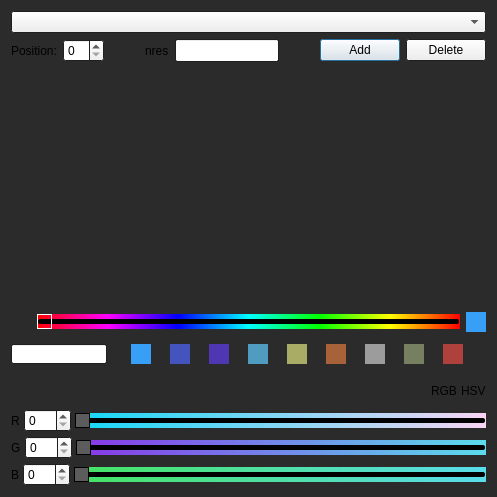
<?xml version="1.0" encoding="UTF-8"?>
<ui version="4.0">
 <class>HeatMapEditor</class>
 <widget class="QDialog" name="HeatMapEditor">
  <property name="geometry">
   <rect>
    <x>0</x>
    <y>0</y>
    <width>497</width>
    <height>497</height>
   </rect>
  </property>
  <property name="palette">
   <palette>
    <active>
     <colorrole role="Base">
      <brush brushstyle="SolidPattern">
       <color alpha="255">
        <red>255</red>
        <green>255</green>
        <blue>255</blue>
       </color>
      </brush>
     </colorrole>
     <colorrole role="Window">
      <brush brushstyle="SolidPattern">
       <color alpha="255">
        <red>43</red>
        <green>43</green>
        <blue>43</blue>
       </color>
      </brush>
     </colorrole>
    </active>
    <inactive>
     <colorrole role="Base">
      <brush brushstyle="SolidPattern">
       <color alpha="255">
        <red>255</red>
        <green>255</green>
        <blue>255</blue>
       </color>
      </brush>
     </colorrole>
     <colorrole role="Window">
      <brush brushstyle="SolidPattern">
       <color alpha="255">
        <red>43</red>
        <green>43</green>
        <blue>43</blue>
       </color>
      </brush>
     </colorrole>
    </inactive>
    <disabled>
     <colorrole role="Base">
      <brush brushstyle="SolidPattern">
       <color alpha="255">
        <red>43</red>
        <green>43</green>
        <blue>43</blue>
       </color>
      </brush>
     </colorrole>
     <colorrole role="Window">
      <brush brushstyle="SolidPattern">
       <color alpha="255">
        <red>43</red>
        <green>43</green>
        <blue>43</blue>
       </color>
      </brush>
     </colorrole>
    </disabled>
   </palette>
  </property>
  <property name="windowTitle">
   <string>Heatmap Editor</string>
  </property>
  <property name="autoFillBackground">
   <bool>true</bool>
  </property>
  <layout class="QVBoxLayout" name="verticalLayout_2">
   <item>
    <layout class="QVBoxLayout" name="verticalLayout">
     <property name="spacing">
      <number>6</number>
     </property>
     <property name="sizeConstraint">
      <enum>QLayout::SetFixedSize</enum>
     </property>
     <property name="leftMargin">
      <number>0</number>
     </property>
     <property name="rightMargin">
      <number>0</number>
     </property>
     <item>
      <widget class="QComboBox" name="cbPreset"/>
     </item>
     <item>
      <layout class="QHBoxLayout" name="horizontalLayout">
       <item>
        <widget class="QLabel" name="lblPosition">
         <property name="text">
          <string>Position:</string>
         </property>
        </widget>
       </item>
       <item>
        <widget class="QSpinBox" name="spPosition">
         <property name="sizePolicy">
          <sizepolicy hsizetype="Minimum" vsizetype="Preferred">
           <horstretch>0</horstretch>
           <verstretch>0</verstretch>
          </sizepolicy>
         </property>
         <property name="minimumSize">
          <size>
           <width>0</width>
           <height>0</height>
          </size>
         </property>
         <property name="maximumSize">
          <size>
           <width>16777215</width>
           <height>16777215</height>
          </size>
         </property>
         <property name="styleSheet">
          <string notr="true"/>
         </property>
        </widget>
       </item>
       <item>
        <spacer name="horizontalSpacer_3">
         <property name="orientation">
          <enum>Qt::Horizontal</enum>
         </property>
         <property name="sizeType">
          <enum>QSizePolicy::Expanding</enum>
         </property>
         <property name="sizeHint" stdset="0">
          <size>
           <width>40</width>
           <height>20</height>
          </size>
         </property>
        </spacer>
       </item>
       <item>
        <widget class="QLabel" name="label">
         <property name="text">
          <string>nres</string>
         </property>
        </widget>
       </item>
       <item>
        <widget class="QLineEdit" name="m_nresLineEdit">
         <property name="sizePolicy">
          <sizepolicy hsizetype="Expanding" vsizetype="Preferred">
           <horstretch>0</horstretch>
           <verstretch>0</verstretch>
          </sizepolicy>
         </property>
        </widget>
       </item>
       <item>
        <spacer name="horizontalSpacer">
         <property name="orientation">
          <enum>Qt::Horizontal</enum>
         </property>
         <property name="sizeHint" stdset="0">
          <size>
           <width>40</width>
           <height>20</height>
          </size>
         </property>
        </spacer>
       </item>
       <item>
        <widget class="QPushButton" name="btnAdd">
         <property name="sizePolicy">
          <sizepolicy hsizetype="Minimum" vsizetype="Fixed">
           <horstretch>0</horstretch>
           <verstretch>0</verstretch>
          </sizepolicy>
         </property>
         <property name="minimumSize">
          <size>
           <width>0</width>
           <height>0</height>
          </size>
         </property>
         <property name="maximumSize">
          <size>
           <width>16777215</width>
           <height>16777215</height>
          </size>
         </property>
         <property name="styleSheet">
          <string notr="true"/>
         </property>
         <property name="text">
          <string>Add</string>
         </property>
        </widget>
       </item>
       <item>
        <widget class="QPushButton" name="btnDelete">
         <property name="minimumSize">
          <size>
           <width>0</width>
           <height>0</height>
          </size>
         </property>
         <property name="styleSheet">
          <string notr="true"/>
         </property>
         <property name="text">
          <string>Delete</string>
         </property>
        </widget>
       </item>
      </layout>
     </item>
     <item>
      <widget class="ZenoRampBar" name="rampBarView" native="true">
       <property name="sizePolicy">
        <sizepolicy hsizetype="Expanding" vsizetype="Fixed">
         <horstretch>0</horstretch>
         <verstretch>0</verstretch>
        </sizepolicy>
       </property>
       <property name="minimumSize">
        <size>
         <width>0</width>
         <height>32</height>
        </size>
       </property>
       <property name="maximumSize">
        <size>
         <width>16777215</width>
         <height>32</height>
        </size>
       </property>
       <property name="lineWidth" stdset="0">
        <number>1</number>
       </property>
      </widget>
     </item>
     <item>
      <widget class="SVColorView" name="hvColorView" native="true">
       <property name="minimumSize">
        <size>
         <width>0</width>
         <height>200</height>
        </size>
       </property>
       <property name="maximumSize">
        <size>
         <width>16777215</width>
         <height>200</height>
        </size>
       </property>
      </widget>
     </item>
     <item>
      <layout class="QHBoxLayout" name="horizontalLayout_2">
       <item>
        <widget class="QLabel" name="colorPicker">
         <property name="sizePolicy">
          <sizepolicy hsizetype="Fixed" vsizetype="Fixed">
           <horstretch>0</horstretch>
           <verstretch>0</verstretch>
          </sizepolicy>
         </property>
         <property name="minimumSize">
          <size>
           <width>20</width>
           <height>20</height>
          </size>
         </property>
         <property name="maximumSize">
          <size>
           <width>20</width>
           <height>20</height>
          </size>
         </property>
         <property name="styleSheet">
          <string notr="true">image: url(&quot;:/icons/ic_color-picker.svg&quot;);</string>
         </property>
         <property name="text">
          <string/>
         </property>
        </widget>
       </item>
       <item>
        <widget class="ZenoColorsSlider" name="hueSlider">
         <property name="styleSheet">
          <string notr="true">QSlider {
background-color: qlineargradient(spread:pad, x1:1, y1:0, x2:0, y2:0, stop:0 rgba(255, 0, 0, 255), stop:0.166 rgba(255, 255, 0, 255), stop:0.333 rgba(0, 255, 0, 255), stop:0.5 rgba(0, 255, 255, 255), stop:0.666 rgba(0, 0, 255, 255), stop:0.833 rgba(255, 0, 255, 255), stop:1 rgba(255, 0, 0, 255));
}

QSlider::handle:horizontal {
    background: transparent;
    border: 1px solid #ffffff;
    width: 4px;
    /*margin: -2px 0;  handle is placed by default on the contents rect of the groove. Expand outside the groove */
}</string>
         </property>
         <property name="maximum">
          <number>360</number>
         </property>
         <property name="orientation">
          <enum>Qt::Horizontal</enum>
         </property>
        </widget>
       </item>
       <item>
        <widget class="QWidget" name="colorWid" native="true">
         <property name="sizePolicy">
          <sizepolicy hsizetype="Fixed" vsizetype="Fixed">
           <horstretch>0</horstretch>
           <verstretch>0</verstretch>
          </sizepolicy>
         </property>
         <property name="minimumSize">
          <size>
           <width>20</width>
           <height>20</height>
          </size>
         </property>
         <property name="maximumSize">
          <size>
           <width>20</width>
           <height>20</height>
          </size>
         </property>
         <property name="styleSheet">
          <string notr="true">background: #37A0F6;</string>
         </property>
        </widget>
       </item>
      </layout>
     </item>
     <item>
      <layout class="QHBoxLayout" name="horizontalLayout_3">
       <property name="topMargin">
        <number>6</number>
       </property>
       <property name="bottomMargin">
        <number>6</number>
       </property>
       <item>
        <widget class="QLineEdit" name="clrHex">
         <property name="sizePolicy">
          <sizepolicy hsizetype="Fixed" vsizetype="Fixed">
           <horstretch>0</horstretch>
           <verstretch>0</verstretch>
          </sizepolicy>
         </property>
         <property name="minimumSize">
          <size>
           <width>96</width>
           <height>20</height>
          </size>
         </property>
         <property name="maximumSize">
          <size>
           <width>64</width>
           <height>28</height>
          </size>
         </property>
        </widget>
       </item>
       <item>
        <widget class="QWidget" name="recentColors" native="true">
         <property name="sizePolicy">
          <sizepolicy hsizetype="Preferred" vsizetype="Fixed">
           <horstretch>0</horstretch>
           <verstretch>0</verstretch>
          </sizepolicy>
         </property>
         <layout class="QHBoxLayout" name="horizontalLayout_10">
          <property name="spacing">
           <number>1</number>
          </property>
          <property name="leftMargin">
           <number>0</number>
          </property>
          <property name="topMargin">
           <number>0</number>
          </property>
          <property name="rightMargin">
           <number>0</number>
          </property>
          <property name="bottomMargin">
           <number>0</number>
          </property>
          <item>
           <widget class="QWidget" name="recClr1" native="true">
            <property name="sizePolicy">
             <sizepolicy hsizetype="Fixed" vsizetype="Fixed">
              <horstretch>0</horstretch>
              <verstretch>0</verstretch>
             </sizepolicy>
            </property>
            <property name="minimumSize">
             <size>
              <width>20</width>
              <height>20</height>
             </size>
            </property>
            <property name="maximumSize">
             <size>
              <width>16777215</width>
              <height>16777215</height>
             </size>
            </property>
            <property name="styleSheet">
             <string notr="true">background: #37A0F6;</string>
            </property>
           </widget>
          </item>
          <item>
           <widget class="QWidget" name="recClr2" native="true">
            <property name="sizePolicy">
             <sizepolicy hsizetype="Fixed" vsizetype="Fixed">
              <horstretch>0</horstretch>
              <verstretch>0</verstretch>
             </sizepolicy>
            </property>
            <property name="minimumSize">
             <size>
              <width>20</width>
              <height>20</height>
             </size>
            </property>
            <property name="maximumSize">
             <size>
              <width>16777215</width>
              <height>16777215</height>
             </size>
            </property>
            <property name="styleSheet">
             <string notr="true">background: rgb(68,84,190);</string>
            </property>
           </widget>
          </item>
          <item>
           <widget class="QWidget" name="recClr3" native="true">
            <property name="sizePolicy">
             <sizepolicy hsizetype="Fixed" vsizetype="Fixed">
              <horstretch>0</horstretch>
              <verstretch>0</verstretch>
             </sizepolicy>
            </property>
            <property name="minimumSize">
             <size>
              <width>20</width>
              <height>20</height>
             </size>
            </property>
            <property name="maximumSize">
             <size>
              <width>16777215</width>
              <height>16777215</height>
             </size>
            </property>
            <property name="styleSheet">
             <string notr="true">background: rgb(79,55,180);</string>
            </property>
           </widget>
          </item>
          <item>
           <widget class="QWidget" name="recClr4" native="true">
            <property name="sizePolicy">
             <sizepolicy hsizetype="Fixed" vsizetype="Fixed">
              <horstretch>0</horstretch>
              <verstretch>0</verstretch>
             </sizepolicy>
            </property>
            <property name="minimumSize">
             <size>
              <width>20</width>
              <height>20</height>
             </size>
            </property>
            <property name="maximumSize">
             <size>
              <width>16777215</width>
              <height>16777215</height>
             </size>
            </property>
            <property name="styleSheet">
             <string notr="true">background: rgb(79,156,192);</string>
            </property>
           </widget>
          </item>
          <item>
           <widget class="QWidget" name="recClr5" native="true">
            <property name="sizePolicy">
             <sizepolicy hsizetype="Fixed" vsizetype="Fixed">
              <horstretch>0</horstretch>
              <verstretch>0</verstretch>
             </sizepolicy>
            </property>
            <property name="minimumSize">
             <size>
              <width>20</width>
              <height>20</height>
             </size>
            </property>
            <property name="maximumSize">
             <size>
              <width>16777215</width>
              <height>16777215</height>
             </size>
            </property>
            <property name="styleSheet">
             <string notr="true">background: rgb(169,172,100);</string>
            </property>
           </widget>
          </item>
          <item>
           <widget class="QWidget" name="recClr6" native="true">
            <property name="sizePolicy">
             <sizepolicy hsizetype="Fixed" vsizetype="Fixed">
              <horstretch>0</horstretch>
              <verstretch>0</verstretch>
             </sizepolicy>
            </property>
            <property name="minimumSize">
             <size>
              <width>20</width>
              <height>20</height>
             </size>
            </property>
            <property name="maximumSize">
             <size>
              <width>16777215</width>
              <height>16777215</height>
             </size>
            </property>
            <property name="styleSheet">
             <string notr="true">background: rgb(168,98,57);</string>
            </property>
           </widget>
          </item>
          <item>
           <widget class="QWidget" name="recClr7" native="true">
            <property name="sizePolicy">
             <sizepolicy hsizetype="Fixed" vsizetype="Fixed">
              <horstretch>0</horstretch>
              <verstretch>0</verstretch>
             </sizepolicy>
            </property>
            <property name="minimumSize">
             <size>
              <width>20</width>
              <height>20</height>
             </size>
            </property>
            <property name="maximumSize">
             <size>
              <width>16777215</width>
              <height>16777215</height>
             </size>
            </property>
            <property name="styleSheet">
             <string notr="true">background: rgb(156,156,156);</string>
            </property>
           </widget>
          </item>
          <item>
           <widget class="QWidget" name="recClr8" native="true">
            <property name="sizePolicy">
             <sizepolicy hsizetype="Fixed" vsizetype="Fixed">
              <horstretch>0</horstretch>
              <verstretch>0</verstretch>
             </sizepolicy>
            </property>
            <property name="minimumSize">
             <size>
              <width>20</width>
              <height>20</height>
             </size>
            </property>
            <property name="maximumSize">
             <size>
              <width>16777215</width>
              <height>16777215</height>
             </size>
            </property>
            <property name="styleSheet">
             <string notr="true">background: rgb(119,127,97);</string>
            </property>
           </widget>
          </item>
          <item>
           <widget class="QWidget" name="recClr9" native="true">
            <property name="sizePolicy">
             <sizepolicy hsizetype="Fixed" vsizetype="Fixed">
              <horstretch>0</horstretch>
              <verstretch>0</verstretch>
             </sizepolicy>
            </property>
            <property name="minimumSize">
             <size>
              <width>20</width>
              <height>20</height>
             </size>
            </property>
            <property name="maximumSize">
             <size>
              <width>16777215</width>
              <height>16777215</height>
             </size>
            </property>
            <property name="styleSheet">
             <string notr="true">background: rgb(175,65,60);</string>
            </property>
           </widget>
          </item>
         </layout>
        </widget>
       </item>
      </layout>
     </item>
     <item>
      <layout class="QVBoxLayout" name="verticalLayout_3">
       <property name="spacing">
        <number>4</number>
       </property>
       <property name="topMargin">
        <number>0</number>
       </property>
       <property name="rightMargin">
        <number>0</number>
       </property>
       <property name="bottomMargin">
        <number>0</number>
       </property>
       <item>
        <layout class="QHBoxLayout" name="horizontalLayout_8">
         <property name="topMargin">
          <number>0</number>
         </property>
         <property name="bottomMargin">
          <number>0</number>
         </property>
         <item>
          <spacer name="horizontalSpacer_2">
           <property name="orientation">
            <enum>Qt::Horizontal</enum>
           </property>
           <property name="sizeHint" stdset="0">
            <size>
             <width>40</width>
             <height>20</height>
            </size>
           </property>
          </spacer>
         </item>
         <item>
          <widget class="QLabel" name="lblRGB">
           <property name="styleSheet">
            <string notr="true"/>
           </property>
           <property name="text">
            <string>RGB</string>
           </property>
          </widget>
         </item>
         <item>
          <widget class="QLabel" name="lblHSV">
           <property name="text">
            <string>HSV</string>
           </property>
          </widget>
         </item>
        </layout>
       </item>
       <item>
        <layout class="QHBoxLayout" name="horizontalLayout_5">
         <item>
          <widget class="QLabel" name="lblRorH">
           <property name="sizePolicy">
            <sizepolicy hsizetype="Fixed" vsizetype="Preferred">
             <horstretch>0</horstretch>
             <verstretch>0</verstretch>
            </sizepolicy>
           </property>
           <property name="minimumSize">
            <size>
             <width>7</width>
             <height>0</height>
            </size>
           </property>
           <property name="styleSheet">
            <string notr="true"/>
           </property>
           <property name="text">
            <string>R</string>
           </property>
          </widget>
         </item>
         <item>
          <widget class="QSpinBox" name="spRedOrH">
           <property name="sizePolicy">
            <sizepolicy hsizetype="Fixed" vsizetype="Fixed">
             <horstretch>0</horstretch>
             <verstretch>0</verstretch>
            </sizepolicy>
           </property>
           <property name="minimumSize">
            <size>
             <width>36</width>
             <height>0</height>
            </size>
           </property>
           <property name="maximum">
            <number>255</number>
           </property>
          </widget>
         </item>
         <item>
          <widget class="ZenoColorsSlider" name="redColorBar">
           <property name="styleSheet">
            <string notr="true">QSlider {
	background-color: qlineargradient(x1:0, y1:0, x2:1, y2:0, stop:0 #12D7F6,stop:1 #F8D5F3);
}

QSlider::handle:horizontal {
	background: #5C5C5C;
	border: 1px solid #000000;
	width: 4px;
}
					   </string>
           </property>
           <property name="orientation">
            <enum>Qt::Horizontal</enum>
           </property>
          </widget>
         </item>
        </layout>
       </item>
       <item>
        <layout class="QHBoxLayout" name="horizontalLayout_6">
         <property name="topMargin">
          <number>0</number>
         </property>
         <property name="bottomMargin">
          <number>0</number>
         </property>
         <item>
          <widget class="QLabel" name="lblGorS">
           <property name="sizePolicy">
            <sizepolicy hsizetype="Fixed" vsizetype="Preferred">
             <horstretch>0</horstretch>
             <verstretch>0</verstretch>
            </sizepolicy>
           </property>
           <property name="minimumSize">
            <size>
             <width>7</width>
             <height>0</height>
            </size>
           </property>
           <property name="styleSheet">
            <string notr="true"/>
           </property>
           <property name="text">
            <string>G</string>
           </property>
          </widget>
         </item>
         <item>
          <widget class="QSpinBox" name="spGreenOrS">
           <property name="sizePolicy">
            <sizepolicy hsizetype="Fixed" vsizetype="Fixed">
             <horstretch>0</horstretch>
             <verstretch>0</verstretch>
            </sizepolicy>
           </property>
           <property name="minimumSize">
            <size>
             <width>36</width>
             <height>0</height>
            </size>
           </property>
           <property name="maximum">
            <number>255</number>
           </property>
          </widget>
         </item>
         <item>
          <widget class="ZenoColorsSlider" name="greenColorBar">
           <property name="styleSheet">
            <string notr="true">
						   QSlider {
						   background-color: qlineargradient(x1:0, y1:0, x2:1, y2:0, stop:0 #8936E8,stop:1 #5BDCEB);
						   }

						   QSlider::handle:horizontal {
						   background: #5C5C5C;
						   border: 1px solid #000000;
						   width: 4px;
						   /*margin: -2px 0;  handle is placed by default on the contents rect of the groove. Expand outside the groove */
						   }
					   </string>
           </property>
           <property name="orientation">
            <enum>Qt::Horizontal</enum>
           </property>
          </widget>
         </item>
        </layout>
       </item>
       <item>
        <layout class="QHBoxLayout" name="horizontalLayout_7">
         <item>
          <widget class="QLabel" name="lblBorV">
           <property name="sizePolicy">
            <sizepolicy hsizetype="Fixed" vsizetype="Preferred">
             <horstretch>0</horstretch>
             <verstretch>0</verstretch>
            </sizepolicy>
           </property>
           <property name="minimumSize">
            <size>
             <width>7</width>
             <height>0</height>
            </size>
           </property>
           <property name="styleSheet">
            <string notr="true"/>
           </property>
           <property name="text">
            <string>B</string>
           </property>
          </widget>
         </item>
         <item>
          <widget class="QSpinBox" name="spBlueOrV">
           <property name="sizePolicy">
            <sizepolicy hsizetype="Fixed" vsizetype="Fixed">
             <horstretch>0</horstretch>
             <verstretch>0</verstretch>
            </sizepolicy>
           </property>
           <property name="minimumSize">
            <size>
             <width>36</width>
             <height>0</height>
            </size>
           </property>
           <property name="maximum">
            <number>255</number>
           </property>
          </widget>
         </item>
         <item>
          <widget class="ZenoColorsSlider" name="blueColorBar">
           <property name="styleSheet">
            <string notr="true">
						   QSlider {
						   background-color: qlineargradient(x1:0, y1:0, x2:1, y2:0, stop:0 #45E363 ,stop:1 #5BDCEB);
						   }

						   QSlider::handle:horizontal {
						   background: #5C5C5C;
						   border: 1px solid #000000;
						   width: 4px;
						   /*margin: -2px 0;  handle is placed by default on the contents rect of the groove. Expand outside the groove */
						   }
					   </string>
           </property>
           <property name="orientation">
            <enum>Qt::Horizontal</enum>
           </property>
          </widget>
         </item>
        </layout>
       </item>
      </layout>
     </item>
    </layout>
   </item>
  </layout>
 </widget>
 <customwidgets>
  <customwidget>
   <class>ZenoColorsSlider</class>
   <extends>QSlider</extends>
   <header>widgets/zenocolorslider.h</header>
   <container>1</container>
  </customwidget>
  <customwidget>
   <class>SVColorView</class>
   <extends>QWidget</extends>
   <header>dialog/zenoheatmapeditor.h</header>
   <container>1</container>
  </customwidget>
  <customwidget>
   <class>ZenoRampBar</class>
   <extends>QWidget</extends>
   <header>dialog/zenoheatmapeditor.h</header>
   <container>1</container>
  </customwidget>
 </customwidgets>
 <resources/>
 <connections/>
</ui>
